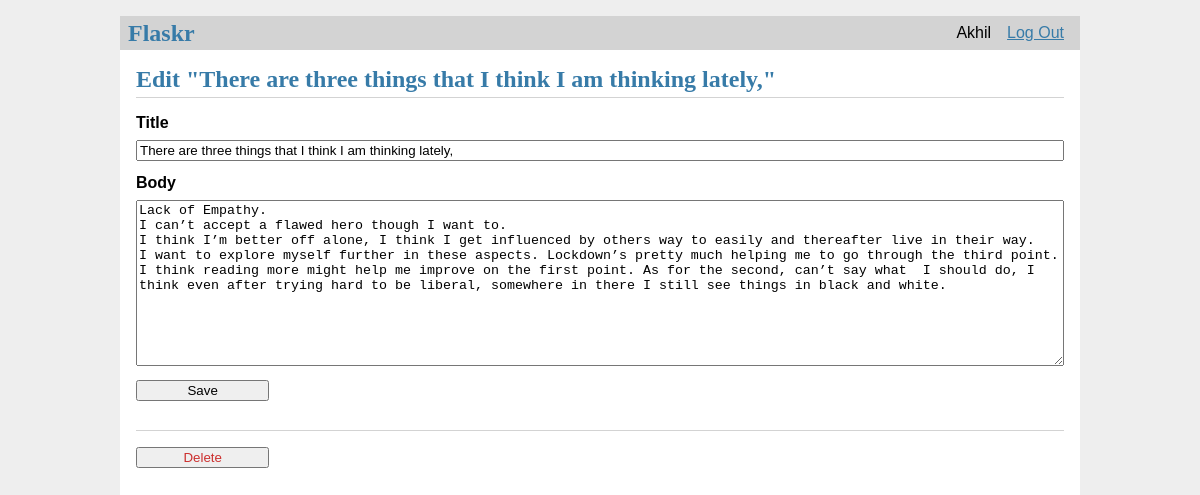
Page /9/update (signed in) on the committed database.
### tables this page shows
CREATE TABLE user(
	id INTEGER PRIMARY KEY AUTOINCREMENT,
	username TEXT UNIQUE NOT NULL,
	password TEST NOT NULL
);

CREATE TABLE post(
	id INTEGER PRIMARY KEY AUTOINCREMENT,
	author_id INTEGER NOT NULL,
	created TIMESTAMP NOT NULL DEFAULT CURRENT_TIMESTAMP,
	title TEXT NOT NULL,
	body TEXT NOT NULL,
	FOREIGN KEY (author_id) REFERENCES user (id)
);

### flaskr/blog.py (the view, shortened to what this page needs)
@bp.route('/<int:id>/update', methods= ('GET', 'POST'))
@login_required
def update(id):
	post= get_post(id)
	return render_template('blog/update.html', post= post)

### flaskr/auth.py (called while the page is built)
@bp.before_app_request
def load_logged_in_user():
	user_id = session.get('user_id')
	if user_id is None:
		g.user = None
	else:
		u = get_db().execute('SELECT * FROM user WHERE id= ?', (user_id,)).fetchone()
		g.user= {
			'id': u[0],
			'username': u[1],
			'password': u[2]
		}

def login_required(view):
	@functools.wraps(view)
	def wrapped_view(**kwargs):
		if g.user is None:
			return redirect(url_for('auth.login'))
		return view(**kwargs)
	return wrapped_view

### flaskr/blog.py (called while the page is built)
def get_post(id, check_author= True):
	db= get_db()
	p_tuple= db.execute(
		'SELECT p.id, title, body, created, author_id, username'
        ' FROM post p JOIN user u ON p.author_id = u.id'
        ' WHERE p.id = ?',
        (id,)
		).fetchone()
	if p_tuple is None:
		abort(404, f"Post id {id} doesn't exist.")
	if check_author and p_tuple[4] != g.user['id']:
		abort(403)
	post= {
			'id' 		: 	p_tuple[0],
			'title' 	:	p_tuple[1],
			'body'		:	p_tuple[2],
			'created'	:	p_tuple[3],
			'author_id'	:	p_tuple[4],
			'username'	:	p_tuple[5],
		}
	return post

### flaskr/db.py (called while the page is built)
def get_db():
	if 'db' not in g:
		g.db= sqlite3.connect(
			current_app.config['DATABASE'],
			detect_types= sqlite3.PARSE_DECLTYPES
		)
	return g.db

### flaskr/templates/blog/update.html
{% extends 'base.html' %}
{% block header %}
  <h1>{% block title %}Edit "{{ post['title'] }}"{% endblock %}</h1>
{% endblock %}
{% block content %}
  <form method="post">
    <label for="title">Title</label>
    <input name="title" id="title"
      value="{{ request.form['title'] or post['title'] }}" required>
    <label for="body">Body</label>
    <textarea name="body" id="body">{{ request.form['body'] or post['body'] }}</textarea>
    <input type="submit" value="Save">
  </form>
  <hr>
  <form action="{{ url_for('blog.delete', id=post['id']) }}" method="post">
    <input class="danger" type="submit" value="Delete" onclick="return confirm('Are you sure?');">
  </form>
{% endblock %}

### flaskr/templates/base.html (shortened to what this page needs)
<!DOCTYPE html>
<link rel="stylesheet" type="text/css" href="{{url_for('static', filename= 'style.css')}}">
<nav>
  <h1>Flaskr</h1>
  <ul>
    {% if g.user %}
      <li style="list-style: none;"><span>{{ g.user['username'] }}</span>
      <li style="list-style: none;"><a href="{{ url_for('auth.logout') }}">Log Out</a>
    {% else %}
      <li><a href="{{ url_for('auth.register') }}">Register</a>
      <li><a href="{{ url_for('auth.login') }}">Log In</a>
    {% endif %}
  </ul>
</nav>
<section class="content">
  <header>
    {% block header %}{% endblock %}
  </header>
  {% block content %}{% endblock %}
</section>

### flaskr/static/style.css (style rules this page uses)
h1 { font-family: serif; color: #377ba8; margin: 1rem 0; }
a { color: #377ba8; }
hr { border: none; border-top: 1px solid lightgray; }
nav { background: lightgray; display: flex; align-items: center; padding: 0 0.5rem; }
nav h1 { flex: auto; margin: 0; }
nav ul { display: flex; list-style: none; margin: 0; padding: 0; }
nav ul li a, nav ul li span, header .action { display: block; padding: 0.5rem; }
.content { padding: 0 1rem 1rem; }
.content > header { border-bottom: 1px solid lightgray; display: flex; align-items: flex-end; }
.content > header h1 { flex: auto; margin: 1rem 0 0.25rem 0; }
.content:last-child { margin-bottom: 0; }
.content form { margin: 1em 0; display: flex; flex-direction: column; }
.content label { font-weight: bold; margin-bottom: 0.5em; }
.content input, .content textarea { margin-bottom: 1em; }
.content textarea { min-height: 12em; resize: vertical; }
input.danger { color: #cc2f2e; }
input[type=submit] { align-self: start; min-width: 10em; }

### rows in the picture
user: user.username "Akhil"
post: title "There are three things that I think I am thinking lately,", body "Lack of Empathy. I can’t accept a flawed hero though I want to. I think I’m better off alone, I think I get influenced by others way to easily and thereafter live in their way. I want to explore myself further in these aspects. Lockdown’s pretty much helping me to go through the third point. I think reading more might help me improve on the first point. As for the second, can’t say what I should do, I think even after trying hard to be liberal, somewhere in there I still see things in black and white."
